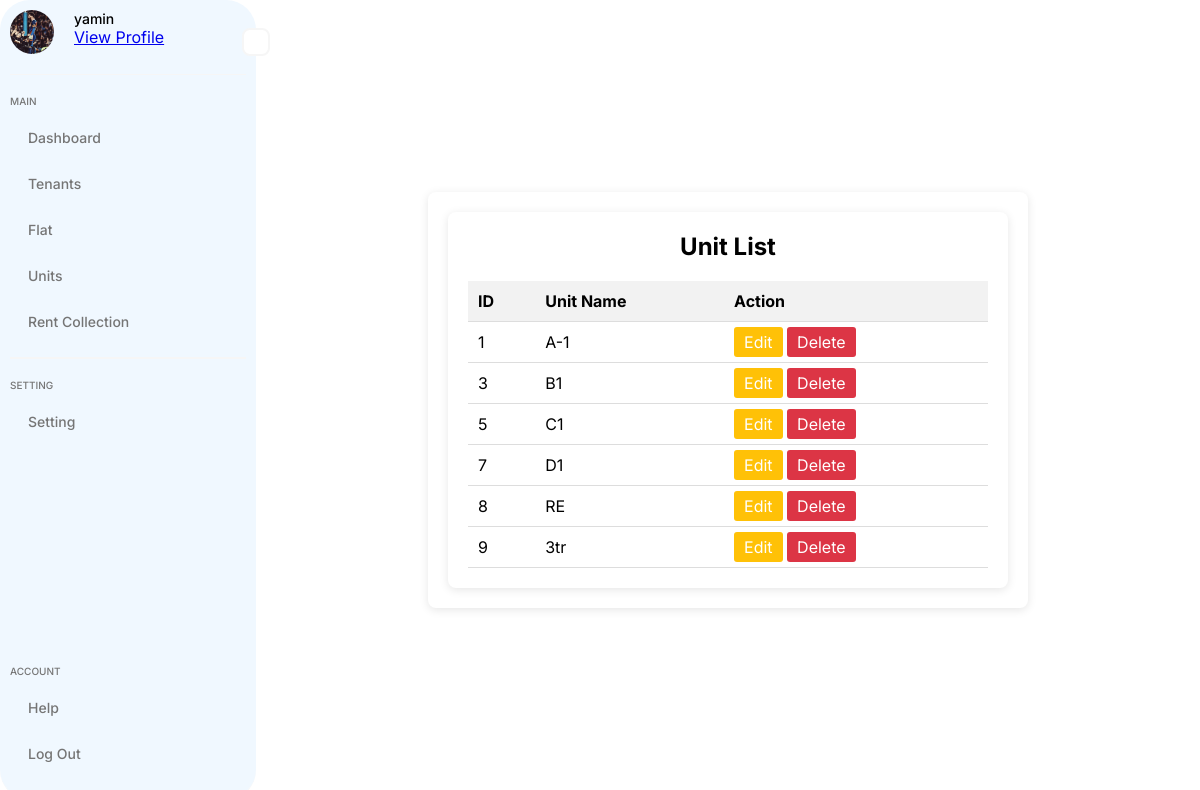
The app's page /rental/units/ (signed in) with its own data.
### accounts/models.py (models this page shows, shortened)
class UserProfile(models.Model):
    user = models.OneToOneField(User, on_delete=models.CASCADE)
    phone = models.CharField(max_length=15, blank=True, null=True)
    address = models.CharField(max_length=255, blank=True, null=True)
    profile_photo = models.ImageField(
        upload_to="profile_photos/", blank=True, null=True
    )

### rental_management/models.py (models this page shows, shortened)
class Unit(models.Model):
    name = models.CharField(max_length=100)
    status = models.CharField(
        max_length=20,
        choices=[("occupied", "Occupied"), ("vacant", "Vacant")],
        default="vacant",
    )

### rental_management/views.py (the view)
# urls.py: path("units/", views.unit_list, name="unit_list"),
@login_required
def unit_list(request):
    units = Unit.objects.all()
    return render(request, "rental_management/unit_list.html", {"units": units})

### accounts/context_processors.py (called while the page is built)
def user_profile(request):
    profile = None
    if request.user.is_authenticated:
        try:
            profile = UserProfile.objects.get(user=request.user)
        except UserProfile.DoesNotExist:
            pass
    return {"profile": profile}

### templates/rental_management/unit_list.html (shortened to what this page needs)
{% extends 'sidebar.html' %}
{% load static %}
{% block style %}
<link rel="stylesheet" href="{% static 'css/flat_list.css' %}">
{% endblock %}
{% block content %}
<div class="main-content">
    <h1>Unit List</h1>
    <table class="table table-hover">
        <thead>
            <tr>
                <th>ID</th>
                <th>Unit Name</th>
                <th>Action</th>
            </tr>
        </thead>
        <tbody>
            {% for unit in units %}
            <tr>
                <td>{{ unit.id }}</td>
                <td>{{ unit.name }}</td>
                <td>
                    <a href="{% url 'edit_unit' unit.id %}" class="btn btn-warning">Edit</a>
                    <a href="{% url 'delete_unit' unit.id %}" class="btn btn-danger">Delete</a>
                </td>
            </tr>
            {% endfor %}
        </tbody>
    </table>
</div>
{% endblock %}

### templates/sidebar.html (shortened to what this page needs)
{% load static %}
<!DOCTYPE html>
<html lang="en">
<head>
    <link rel="stylesheet" href="{% static 'css/styles.css' %}">
    {% block style %}
    {% endblock %}
</head>
<body>
    <aside class="container">
        <div class="sidebar">
            <div class="menu-btn">
            </div>
            <div class="head">
                <div class="user-img">
                    {% if profile and profile.profile_photo %}
                    <img src="{{ profile.profile_photo.url }}" alt="Profile Photo">
                    {% else %}
                    <img src="{% static 'images/default-profile.png' %}" alt="Default Profile Photo">
                    {% endif %}
                </div>
                <div class="user-details">
                    <p class="name">{{ user.username }}</p>
                    <a href="{% url 'accounts:profile' %}" class="profile-link">View Profile</a>
                </div>
            </div>
            <div class="nav">
                <div class="menu">
                    <p class="title">Main</p>
                    <ul>
                        <li>
                            <a href="{% url 'dashboard' %}">
                                <span class="text">Dashboard</span>
                            </a>
                        </li>
                        <li>
                            <a href="#">
                                <span class="text">Tenants</span>
                            </a>
                        </li>
                        <li>
                            <a href="#">
                                <span class="text">Flat</span>
                            </a>
                        </li>
                        <li>
                            <a href="#">
                                <span class="text">Units</span>
                            </a>
                        </li>
                        <li>
                            <a href="#">
                                <span class="text">Rent Collection</span>
                            </a>
                        </li>
                    </ul>
                </div>
                <div class="menu">
                    <p class="title">Setting</p>
                    <ul>
                        <li>
                            <a href="#">
                                <span class="text">Setting</span>
                            </a>
                        </li>
                    </ul>
                </div>
            </div>
            <div class="menu">
                <p class="title">Account</p>
                <ul>
                    <li>
                        <a href="#">
                            <span class="text">Help</span>
                        </a>
                    </li>
                    <li>
                        <a href="{% url 'accounts:logout' %}">
                            <span class="text">Log Out</span>
                        </a>
                    </li>
                </ul>
            </div>
        </div>
        <div class="main-content">
            {% block content %}
            {% endblock %}
        </div>
    </aside>
</body>
</html>

### static/css/styles.css (style rules this page uses)
* { margin: 0; padding: 0; box-sizing: border-box; font-family: "Inter", sans-serif; }
body { background-color: #ffffff; }
.container { width: 100%; min-height: 100vh; }
.sidebar { position: relative; width: 256px; height: 100vh; display: flex; flex-direction: column; gap: 20px; background-color: aliceblue; padding: 10px; border-radius: 30px; }
.sidebar, .head { display: flex; gap: 20px; padding-bottom: 20px; border-bottom: 1px solid #f6f6f6; }
.user-img { width: 44px; height: 44px; border-radius: 50%; overflow: hidden; }
.user-img img { width: 100%; object-fit: cover; }
.user-details .title, .menu .title { font-size: 10px; font-weight: 500; color: #757575; text-transform: uppercase; margin-bottom: 10px; }
.user-details .name { font-size: 14px; font-weight: 500; }
.nav { flex: 1; }
.menu ul li { position: relative; list-style: none; margin-bottom: 5px; }
.menu ul li a { display: flex; align-items: center; gap: 10px; font-size: 14px; font-weight: 500; color: #757575; text-decoration: none; padding: 12px 8px; border-radius: 8px; transition: all 0.3s; }
.menu ul li .text { flex: 1; }
.menu:not(:last-child) { padding-bottom: 10px; margin-bottom: 20px; border-bottom: 2px solid #f6f6f6; }
.menu-btn { position: absolute; right: -14px; top: 3.5%; width: 28px; height: 28px; border-radius: 8px; display: flex; align-items: center; justify-content: center; cursor: pointer; color: #757575; border: 2px solid #f6f6f6; background-color: #fff; }
.container { display: flex; width: 100%; min-height: 100vh; }
.sidebar { width: 256px; height: 100vh; background-color: aliceblue; transition: width 0.3s; }
.main-content { flex: 1; padding: 24px; transition: margin-left 0.3s, padding-left 0.3s; }

### static/css/flat_list.css (style rules this page uses)
.main-content { padding: 20px; max-width: 600px; margin: auto; background-color: #fff; box-shadow: 0 2px 10px rgba(0, 0, 0, 0.1); border-radius: 8px; text-align: center; }
table { width: 100%; border-collapse: collapse; margin-top: 20px; }
th, td { padding: 10px; text-align: left; border-bottom: 1px solid #ddd; }
th { background-color: #f2f2f2; }
.table { width: 100%; border-collapse: collapse; margin-top: 20px; }
.btn { padding: 5px 10px; text-decoration: none; color: white; border-radius: 3px; }
.btn-warning { background-color: #ffc107; }
.btn-danger { background-color: #dc3545; }

### records on screen
UserProfile: profile_photo (picture)
Unit: id "1", name "A-1"
Unit: id "3", name "B1"
Unit: id "5", name "C1"
Unit: id "7", name "D1"
Unit: id "8", name "RE"
Unit: id "9", name "3tr"

### other values on screen
{{ user.username }} "yamin"
